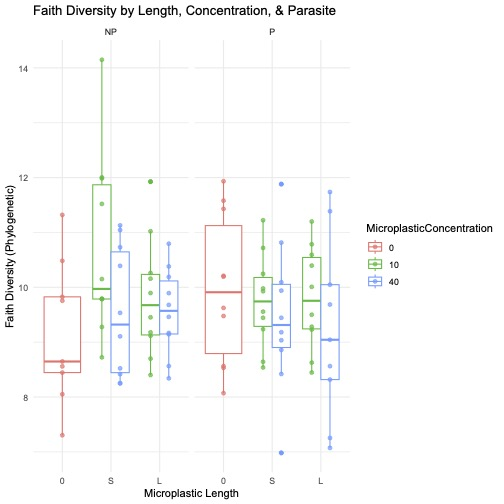

This chart was generated by the following R code:
# Load required libraries
library(qiime2R)
library(ggplot2)
library(lme4)
library(lmerTest)
library(dplyr)
# For post-hoc Dunn's test:
library(dunn.test)

readRenviron(".Renviron")

# -------------------------------
# Load and Prepare Simpson Diversity Data
# -------------------------------

# Read the exported Simpson diversity TSV file
tsv_path <- file.path(Sys.getenv("BASE_DATA_PATH"), "rarefied_faith_pd.tsv")
tsv_data <- read.table(tsv_path, header = TRUE, sep = "\t", stringsAsFactors = FALSE)
head(tsv_data)

# Rename the first column to "SampleID_full" and the second column to "simpson"
names(tsv_data)[1] <- "SampleID_full"
names(tsv_data)[2] <- "faith_pd"

# -------------------------------
# Load Treatment Metadata and Merge
# -------------------------------

# Load the treatments CSV file (metadata)
treatment_data <- read.csv(file.path(Sys.getenv("BASE_DATA_PATH"),
                                     "Metadata for microbiota analysis.xlsx - PES MPF paper metadata.csv"),
                           header = TRUE, stringsAsFactors = FALSE)
head(treatment_data)

# Create a matching SampleID_full in the treatment data
treatment_data$SampleID_full <- sprintf("KA%03d", as.numeric(treatment_data$Sample.ID))

# Merge treatment metadata with Simpson diversity data
merged_data <- merge(treatment_data, tsv_data, by = "SampleID_full", all.x = TRUE)
head(merged_data)

# -------------------------------
# Prepare Treatment Variables
# -------------------------------

# Convert treatment variables to factors using appropriate columns
merged_data$MicroplasticLength <- factor(merged_data$MPF.length..Long.Short., levels = c("0", "S", "L"))
merged_data$MicroplasticConcentration <- factor(merged_data$Concentration..µg.L., levels = c("0", "10", "40"))
merged_data$Parasite <- factor(merged_data$Parasite..P.parasite.NP.non.parasite., levels = c("NP", "P"))

output_plot <- ggplot(merged_data, aes(x = MicroplasticLength, y = faith_pd, color = MicroplasticConcentration)) +
  geom_boxplot(position = position_dodge(width = 0.75)) +
  geom_jitter(position = position_dodge(width = 0.75), alpha = 0.7) +
  facet_wrap(~ Parasite) +
  labs(title = "Faith Diversity by Length, Concentration, & Parasite",
       x = "Microplastic Length",
       y = "Faith Diversity (Phylogenetic)") +
  theme_minimal()

output_plot


# Create a new combined treatment variable based on concentration and length.
# If concentration is "0", then label as "Control". Otherwise, label as "Treated_{Concentration}_{Length}"
merged_data$CombinedTreatment <- ifelse(merged_data$MicroplasticConcentration == "0", 
                                    "Control", 
                                    paste("Treated",
                                          merged_data$MicroplasticConcentration,
                                          merged_data$MicroplasticLength,
                                          sep = "_"))
# Convert the new variable to a factor
merged_data$CombinedTreatment <- factor(merged_data$CombinedTreatment)

library(rcompanion)

scheirerRayHare(faith_pd ~ CombinedTreatment * Parasite, data = merged_data)

# DV:  faith_pd 
# Observations:  98 
# D:  1 
# MS total:  808.5 

#                            Df Sum Sq      H p.value
# CombinedTreatment           4   3704 4.5814 0.33300
# Parasite                    1      7 0.0086 0.92592
# CombinedTreatment:Parasite  4   2870 3.5493 0.47042
# Residuals                  88  71845               
